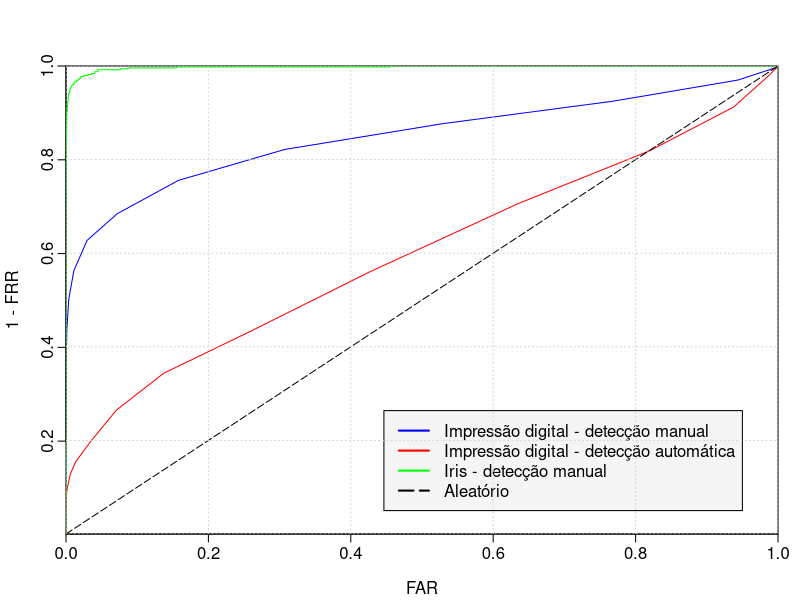

Recreate this plot in R.
#!/usr/bin/env Rscript
args = commandArgs(trailingOnly=TRUE)
far <- scan("true/far.txt")
frr <- scan("true/frr.txt")
pdf(file="roc.pdf")
par(mgp=c(2.2,0.45,0), tcl=-0.4, mar=c(3.3,3.3,3.3,1.1))
plot(far, 1 - frr, xlab="FAR", ylab="1 - FRR", col="blue", pch=16, type="l", xaxs="i", yaxs="i")
par(new = TRUE)
far <- scan("automatic/far.txt")
frr <- scan("automatic/frr.txt")
plot(far, 1 - frr, type='l', pch=16, col="red", axes = FALSE, ann = FALSE, xaxs="i", yaxs="i")
par(new = TRUE)
far <- scan("iris/far.txt")
frr <- scan("iris/frr.txt")
plot(far, 1 - frr, type='l', pch=16, col="green", axes = FALSE, ann = FALSE, xaxs="i", yaxs="i")
par(new = TRUE)
plot(c(0:1.0), c(0:1.0), type='l', pch=16, col="black", lty = 5, axes = FALSE, ann = FALSE, xaxs="i", yaxs="i")
legend("bottomright", inset=.05, cex = 1, c("Impressão digital - detecção manual", "Impressão digital - detecção automática", "Iris - detecção manual", "Aleatório"), lty=c(1,1,1,5), lwd=c(2,2,2,2), col=c("blue", "red", "green", "black"), bg="grey96")
grid(col = "lightgray", lty = "dotted", lwd = par("lwd"), equilogs = TRUE)
dev.off()
